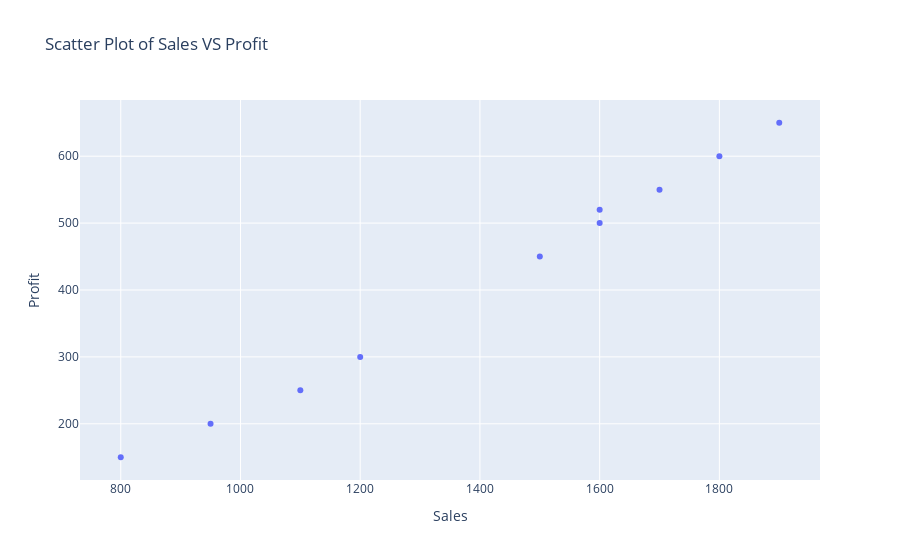

The cell this chart's notebook holds for it:
### Markdown cell above
### Task 4: Scatter Plot

    Data: sales_data_plotly.csv

    Goal: Create a scatter plot of Sales vs Profit.

### Code cell
fig = px.scatter(df,x='Sales',y='Profit',title='Scatter Plot of Sales VS Profit')
fig.show()

### Figure 1 — Plotly figure (JSON) as saved in the notebook; plotly's stock layout.template omitted (floating-point values rounded to 4 significant figures)
{"data": [{"hovertemplate": "Sales=%{x}<br>Profit=%{y}<extra></extra>", "legendgroup": "", "marker": {"color": "#636efa", "symbol": "circle"}, "mode": "markers", "name": "", "orientation": "v", "showlegend": false, "type": "scatter", "x": [1200, 1500, 1600, 800, 1700, 950, 1800, 1600, 1100, 1900], "xaxis": "x", "y": [300, 450, 500, 150, 550, 200, 600, 520, 250, 650], "yaxis": "y"}], "layout": {"legend": {"tracegroupgap": 0}, "title": {"text": "Scatter Plot of Sales VS Profit"}, "xaxis": {"anchor": "y", "domain": [0, 1], "title": {"text": "Sales"}}, "yaxis": {"anchor": "x", "domain": [0, 1], "title": {"text": "Profit"}}}}
